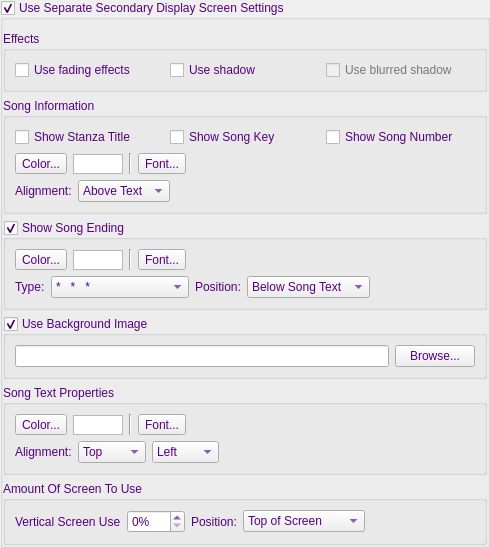
    <widget class="QGroupBox" name="groupBoxDisplay2">
     <property name="palette">
      <palette>
       <active>
        <colorrole role="WindowText">
         <brush brushstyle="SolidPattern">
          <color alpha="255">
           <red>85</red>
           <green>0</green>
           <blue>127</blue>
          </color>
         </brush>
        </colorrole>
        <colorrole role="Text">
         <brush brushstyle="SolidPattern">
          <color alpha="255">
           <red>85</red>
           <green>0</green>
           <blue>127</blue>
          </color>
         </brush>
        </colorrole>
        <colorrole role="ButtonText">
         <brush brushstyle="SolidPattern">
          <color alpha="255">
           <red>85</red>
           <green>0</green>
           <blue>127</blue>
          </color>
         </brush>
        </colorrole>
        <colorrole role="Highlight">
         <brush brushstyle="SolidPattern">
          <color alpha="255">
           <red>170</red>
           <green>85</green>
           <blue>255</blue>
          </color>
         </brush>
        </colorrole>
       </active>
       <inactive>
        <colorrole role="WindowText">
         <brush brushstyle="SolidPattern">
          <color alpha="255">
           <red>85</red>
           <green>0</green>
           <blue>127</blue>
          </color>
         </brush>
        </colorrole>
        <colorrole role="Text">
         <brush brushstyle="SolidPattern">
          <color alpha="255">
           <red>85</red>
           <green>0</green>
           <blue>127</blue>
          </color>
         </brush>
        </colorrole>
        <colorrole role="ButtonText">
         <brush brushstyle="SolidPattern">
          <color alpha="255">
           <red>85</red>
           <green>0</green>
           <blue>127</blue>
          </color>
         </brush>
        </colorrole>
        <colorrole role="Highlight">
         <brush brushstyle="SolidPattern">
          <color alpha="255">
           <red>170</red>
           <green>85</green>
           <blue>255</blue>
          </color>
         </brush>
        </colorrole>
       </inactive>
       <disabled>
        <colorrole role="WindowText">
         <brush brushstyle="SolidPattern">
          <color alpha="255">
           <red>120</red>
           <green>120</green>
           <blue>120</blue>
          </color>
         </brush>
        </colorrole>
        <colorrole role="Text">
         <brush brushstyle="SolidPattern">
          <color alpha="255">
           <red>120</red>
           <green>120</green>
           <blue>120</blue>
          </color>
         </brush>
        </colorrole>
        <colorrole role="ButtonText">
         <brush brushstyle="SolidPattern">
          <color alpha="255">
           <red>120</red>
           <green>120</green>
           <blue>120</blue>
          </color>
         </brush>
        </colorrole>
        <colorrole role="Highlight">
         <brush brushstyle="SolidPattern">
          <color alpha="255">
           <red>51</red>
           <green>153</green>
           <blue>255</blue>
          </color>
         </brush>
        </colorrole>
       </disabled>
      </palette>
     </property>
     <property name="title">
      <string>Use Separate Secondary Display Screen Settings</string>
     </property>
     <property name="flat">
      <bool>true</bool>
     </property>
     <property name="checkable">
      <bool>true</bool>
     </property>
     <layout class="QVBoxLayout" name="verticalLayout_3">
      <property name="leftMargin">
       <number>0</number>
      </property>
      <property name="rightMargin">
       <number>0</number>
      </property>
      <property name="bottomMargin">
       <number>0</number>
      </property>
      <item>
       <widget class="QGroupBox" name="groupBoxEffects2">
        <property name="palette">
         <palette>
          <active>
           <colorrole role="WindowText">
            <brush brushstyle="SolidPattern">
             <color alpha="255">
              <red>85</red>
              <green>0</green>
              <blue>127</blue>
             </color>
            </brush>
           </colorrole>
          </active>
          <inactive>
           <colorrole role="WindowText">
            <brush brushstyle="SolidPattern">
             <color alpha="255">
              <red>85</red>
              <green>0</green>
              <blue>127</blue>
             </color>
            </brush>
           </colorrole>
          </inactive>
          <disabled>
           <colorrole role="WindowText">
            <brush brushstyle="SolidPattern">
             <color alpha="255">
              <red>120</red>
              <green>120</green>
              <blue>120</blue>
             </color>
            </brush>
           </colorrole>
          </disabled>
         </palette>
        </property>
        <property name="title">
         <string>Effects</string>
        </property>
        <layout class="QHBoxLayout" name="horizontalLayout_11">
         <item>
          <widget class="QCheckBox" name="checkBoxUseFading2">
           <property name="toolTip">
            <string>If checked, when switching displayed text, fades the old text out and fades the new text in .</string>
           </property>
           <property name="text">
            <string>Use fading effects</string>
           </property>
          </widget>
         </item>
         <item>
          <widget class="QCheckBox" name="checkBoxUseShadow2">
           <property name="toolTip">
            <string>Useful when using a wallpaper image. Displays a fancy shadow effect.</string>
           </property>
           <property name="text">
            <string>Use shadow</string>
           </property>
          </widget>
         </item>
         <item>
          <widget class="QCheckBox" name="checkBoxUseBlurredShadow2">
           <property name="enabled">
            <bool>false</bool>
           </property>
           <property name="toolTip">
            <string>Useful when using a wallpaper image. Displays a fancy shadow effect.</string>
           </property>
           <property name="text">
            <string>Use blurred shadow</string>
           </property>
          </widget>
         </item>
        </layout>
       </widget>
      </item>
      <item>
       <widget class="QGroupBox" name="groupBoxSongInfo2">
        <property name="palette">
         <palette>
          <active>
           <colorrole role="WindowText">
            <brush brushstyle="SolidPattern">
             <color alpha="255">
              <red>85</red>
              <green>0</green>
              <blue>127</blue>
             </color>
            </brush>
           </colorrole>
          </active>
          <inactive>
           <colorrole role="WindowText">
            <brush brushstyle="SolidPattern">
             <color alpha="255">
              <red>85</red>
              <green>0</green>
              <blue>127</blue>
             </color>
            </brush>
           </colorrole>
          </inactive>
          <disabled>
           <colorrole role="WindowText">
            <brush brushstyle="SolidPattern">
             <color alpha="255">
              <red>120</red>
              <green>120</green>
              <blue>120</blue>
             </color>
            </brush>
           </colorrole>
          </disabled>
         </palette>
        </property>
        <property name="title">
         <string>Song Information</string>
        </property>
        <layout class="QVBoxLayout" name="verticalLayout_2">
         <item>
          <layout class="QHBoxLayout" name="horizontalLayout_9">
           <item>
            <widget class="QCheckBox" name="checkBoxStanzaTitle2">
             <property name="text">
              <string>Show Stanza Title</string>
             </property>
            </widget>
           </item>
           <item>
            <widget class="QCheckBox" name="checkBoxSongKey2">
             <property name="text">
              <string>Show Song Key</string>
             </property>
            </widget>
           </item>
           <item>
            <widget class="QCheckBox" name="checkBoxSongNumber2">
             <property name="text">
              <string>Show Song Number</string>
             </property>
            </widget>
           </item>
          </layout>
         </item>
         <item>
          <layout class="QHBoxLayout" name="horizontalLayout_10">
           <item>
            <widget class="QToolButton" name="toolButtonInfoColor2">
             <property name="text">
              <string>Color...</string>
             </property>
            </widget>
           </item>
           <item>
            <widget class="QGraphicsView" name="graphicViewInfoColor2">
             <property name="sizePolicy">
              <sizepolicy hsizetype="Minimum" vsizetype="Fixed">
               <horstretch>0</horstretch>
               <verstretch>0</verstretch>
              </sizepolicy>
             </property>
             <property name="minimumSize">
              <size>
               <width>50</width>
               <height>20</height>
              </size>
             </property>
             <property name="maximumSize">
              <size>
               <width>50</width>
               <height>19</height>
              </size>
             </property>
            </widget>
           </item>
           <item>
            <widget class="Line" name="line_4">
             <property name="orientation">
              <enum>Qt::Vertical</enum>
             </property>
            </widget>
           </item>
           <item>
            <widget class="QToolButton" name="toolButtonInfoFont2">
             <property name="text">
              <string>Font...</string>
             </property>
            </widget>
           </item>
           <item>
            <widget class="QLabel" name="labelInfoFont2">
             <property name="text">
              <string/>
             </property>
            </widget>
           </item>
          </layout>
         </item>
         <item>
          <layout class="QHBoxLayout" name="horizontalLayout_21">
           <item>
            <widget class="QLabel" name="labelAlingSongInfo2">
             <property name="text">
              <string>Alignment:</string>
             </property>
            </widget>
           </item>
           <item>
            <widget class="QComboBox" name="comboBoxInfoAlign2">
             <item>
              <property name="text">
               <string>Above Text</string>
              </property>
             </item>
             <item>
              <property name="text">
               <string>Below Text</string>
              </property>
             </item>
            </widget>
           </item>
           <item>
            <spacer name="horizontalSpacer_4">
             <property name="orientation">
              <enum>Qt::Horizontal</enum>
             </property>
             <property name="sizeHint" stdset="0">
              <size>
               <width>40</width>
               <height>20</height>
              </size>
             </property>
            </spacer>
           </item>
          </layout>
         </item>
        </layout>
       </widget>
      </item>
      <item>
       <widget class="QGroupBox" name="groupBoxSongEnding2">
        <property name="palette">
         <palette>
          <active>
           <colorrole role="WindowText">
            <brush brushstyle="SolidPattern">
             <color alpha="255">
              <red>85</red>
              <green>0</green>
              <blue>127</blue>
             </color>
            </brush>
           </colorrole>
          </active>
          <inactive>
           <colorrole role="WindowText">
            <brush brushstyle="SolidPattern">
             <color alpha="255">
              <red>85</red>
              <green>0</green>
              <blue>127</blue>
             </color>
            </brush>
           </colorrole>
          </inactive>
          <disabled>
           <colorrole role="WindowText">
            <brush brushstyle="SolidPattern">
             <color alpha="255">
              <red>120</red>
              <green>120</green>
              <blue>120</blue>
             </color>
            </brush>
           </colorrole>
          </disabled>
         </palette>
        </property>
        <property name="title">
         <string>Show Song Ending</string>
        </property>
        <property name="checkable">
         <bool>true</bool>
        </property>
        <layout class="QVBoxLayout" name="verticalLayout_6">
         <item>
          <layout class="QHBoxLayout" name="horizontalLayout_16">
           <item>
            <widget class="QToolButton" name="toolButtonEndingColor2">
             <property name="text">
              <string>Color...</string>
             </property>
            </widget>
           </item>
           <item>
            <widget class="QGraphicsView" name="graphicViewEndingColor2">
             <property name="sizePolicy">
              <sizepolicy hsizetype="Minimum" vsizetype="Fixed">
               <horstretch>0</horstretch>
               <verstretch>0</verstretch>
              </sizepolicy>
             </property>
             <property name="minimumSize">
              <size>
               <width>50</width>
               <height>20</height>
              </size>
             </property>
             <property name="maximumSize">
              <size>
               <width>50</width>
               <height>19</height>
              </size>
             </property>
            </widget>
           </item>
           <item>
            <widget class="Line" name="line_7">
             <property name="orientation">
              <enum>Qt::Vertical</enum>
             </property>
            </widget>
           </item>
           <item>
            <widget class="QToolButton" name="toolButtonEndingFont2">
             <property name="text">
              <string>Font...</string>
             </property>
            </widget>
           </item>
           <item>
            <widget class="QLabel" name="labelEndingFont2">
             <property name="text">
              <string/>
             </property>
            </widget>
           </item>
          </layout>
         </item>
         <item>
          <layout class="QHBoxLayout" name="horizontalLayout_20">
           <item>
            <widget class="QLabel" name="label">
             <property name="text">
              <string>Type:</string>
             </property>
            </widget>
           </item>
           <item>
            <widget class="QComboBox" name="comboBoxEndingType2">
             <property name="sizePolicy">
              <sizepolicy hsizetype="MinimumExpanding" vsizetype="Fixed">
               <horstretch>0</horstretch>
               <verstretch>0</verstretch>
              </sizepolicy>
             </property>
             <item>
              <property name="text">
               <string>*   *   *</string>
              </property>
             </item>
             <item>
              <property name="text">
               <string>-   -   -</string>
              </property>
             </item>
             <item>
              <property name="text">
               <string>°   °   °</string>
              </property>
             </item>
             <item>
              <property name="text">
               <string>•   •   •</string>
              </property>
             </item>
             <item>
              <property name="text">
               <string>●   ●   ●</string>
              </property>
             </item>
             <item>
              <property name="text">
               <string>▪   ▪   ▪</string>
              </property>
             </item>
             <item>
              <property name="text">
               <string>■   ■   ■</string>
              </property>
             </item>
             <item>
              <property name="text">
               <string>Song Copyright Info</string>
              </property>
             </item>
            </widget>
           </item>
           <item>
            <widget class="QLabel" name="labelEndingPosition2">
             <property name="text">
              <string>Position:</string>
             </property>
            </widget>
           </item>
           <item>
            <widget class="QComboBox" name="comboBoxEndingPosition2">
             <item>
              <property name="text">
               <string>Below Song Text</string>
              </property>
             </item>
             <item>
              <property name="text">
               <string>Bottom of Screen</string>
              </property>
             </item>
            </widget>
           </item>
           <item>
            <spacer name="horizontalSpacer_7">
             <property name="orientation">
              <enum>Qt::Horizontal</enum>
             </property>
             <property name="sizeHint" stdset="0">
              <size>
               <width>40</width>
               <height>20</height>
              </size>
             </property>
            </spacer>
           </item>
          </layout>
         </item>
        </layout>
       </widget>
      </item>
      <item>
       <widget class="QGroupBox" name="groupBoxSongBackground2">
        <property name="palette">
         <palette>
          <active>
           <colorrole role="WindowText">
            <brush brushstyle="SolidPattern">
             <color alpha="255">
              <red>85</red>
              <green>0</green>
              <blue>127</blue>
             </color>
            </brush>
           </colorrole>
          </active>
          <inactive>
           <colorrole role="WindowText">
            <brush brushstyle="SolidPattern">
             <color alpha="255">
              <red>85</red>
              <green>0</green>
              <blue>127</blue>
             </color>
            </brush>
           </colorrole>
          </inactive>
          <disabled>
           <colorrole role="WindowText">
            <brush brushstyle="SolidPattern">
             <color alpha="255">
              <red>120</red>
              <green>120</green>
              <blue>120</blue>
             </color>
            </brush>
           </colorrole>
          </disabled>
         </palette>
        </property>
        <property name="title">
         <string>Use Background Image</string>
        </property>
        <property name="checkable">
         <bool>true</bool>
        </property>
        <layout class="QHBoxLayout" name="horizontalLayout_8">
         <item>
          <widget class="QLineEdit" name="lineEditSongBackground2">
           <property name="readOnly">
            <bool>true</bool>
           </property>
          </widget>
         </item>
         <item>
          <widget class="QPushButton" name="buttonSongBackground2">
           <property name="text">
            <string>Browse...</string>
           </property>
          </widget>
         </item>
        </layout>
       </widget>
      </item>
      <item>
       <widget class="QGroupBox" name="groupBoxTextProperties2">
        <property name="palette">
         <palette>
          <active>
           <colorrole role="WindowText">
            <brush brushstyle="SolidPattern">
             <color alpha="255">
              <red>85</red>
              <green>0</green>
              <blue>127</blue>
             </color>
            </brush>
           </colorrole>
          </active>
          <inactive>
           <colorrole role="WindowText">
            <brush brushstyle="SolidPattern">
             <color alpha="255">
              <red>85</red>
              <green>0</green>
              <blue>127</blue>
             </color>
            </brush>
           </colorrole>
          </inactive>
          <disabled>
           <colorrole role="WindowText">
            <brush brushstyle="SolidPattern">
             <color alpha="255">
              <red>120</red>
              <green>120</green>
              <blue>120</blue>
             </color>
            </brush>
           </colorrole>
          </disabled>
         </palette>
        </property>
        <property name="title">
         <string>Song Text Properties</string>
        </property>
        <layout class="QVBoxLayout" name="verticalLayout_7">
         <item>
          <layout class="QHBoxLayout" name="horizontalLayout_7">
           <item>
            <widget class="QToolButton" name="toolButtonColor2">
             <property name="text">
              <string>Color...</string>
             </property>
            </widget>
           </item>
           <item>
            <widget class="QGraphicsView" name="graphicViewTextColor2">
             <property name="sizePolicy">
              <sizepolicy hsizetype="Minimum" vsizetype="Fixed">
               <horstretch>0</horstretch>
               <verstretch>0</verstretch>
              </sizepolicy>
             </property>
             <property name="minimumSize">
              <size>
               <width>50</width>
               <height>20</height>
              </size>
             </property>
             <property name="maximumSize">
              <size>
               <width>50</width>
               <height>19</height>
              </size>
             </property>
            </widget>
           </item>
           <item>
            <widget class="Line" name="line2">
             <property name="orientation">
              <enum>Qt::Vertical</enum>
             </property>
            </widget>
           </item>
           <item>
            <widget class="QToolButton" name="toolButtonFont2">
             <property name="text">
              <string>Font...</string>
             </property>
            </widget>
           </item>
           <item>
            <widget class="QLabel" name="labelFont2">
             <property name="sizePolicy">
              <sizepolicy hsizetype="Minimum" vsizetype="Preferred">
               <horstretch>0</horstretch>
               <verstretch>0</verstretch>
              </sizepolicy>
             </property>
             <property name="wordWrap">
              <bool>true</bool>
             </property>
            </widget>
           </item>
          </layout>
         </item>
         <item>
          <layout class="QHBoxLayout" name="horizontalLayout_17">
           <item>
            <widget class="QLabel" name="labelVertical2">
             <property name="text">
              <string>Alignment:</string>
             </property>
            </widget>
           </item>
           <item>
            <widget class="QComboBox" name="comboBoxVerticalAling2">
             <item>
              <property name="text">
               <string>Top</string>
              </property>
             </item>
             <item>
              <property name="text">
               <string>Middle</string>
              </property>
             </item>
             <item>
              <property name="text">
               <string>Bottom</string>
              </property>
             </item>
            </widget>
           </item>
           <item>
            <widget class="QComboBox" name="comboBoxHorizontalAling2">
             <item>
              <property name="text">
               <string>Left</string>
              </property>
             </item>
             <item>
              <property name="text">
               <string>Center</string>
              </property>
             </item>
             <item>
              <property name="text">
               <string>Right</string>
              </property>
             </item>
            </widget>
           </item>
           <item>
            <spacer name="horizontalSpacer_10">
             <property name="orientation">
              <enum>Qt::Horizontal</enum>
             </property>
             <property name="sizeHint" stdset="0">
              <size>
               <width>59</width>
               <height>20</height>
              </size>
             </property>
            </spacer>
           </item>
          </layout>
         </item>
        </layout>
       </widget>
      </item>
      <item>
       <widget class="QGroupBox" name="groupBoxScreenUse2">
        <property name="palette">
         <palette>
          <active>
           <colorrole role="WindowText">
            <brush brushstyle="SolidPattern">
             <color alpha="255">
              <red>85</red>
              <green>0</green>
              <blue>127</blue>
             </color>
            </brush>
           </colorrole>
          </active>
          <inactive>
           <colorrole role="WindowText">
            <brush brushstyle="SolidPattern">
             <color alpha="255">
              <red>85</red>
              <green>0</green>
              <blue>127</blue>
             </color>
            </brush>
           </colorrole>
          </inactive>
          <disabled>
           <colorrole role="WindowText">
            <brush brushstyle="SolidPattern">
             <color alpha="255">
              <red>120</red>
              <green>120</green>
              <blue>120</blue>
             </color>
            </brush>
           </colorrole>
          </disabled>
         </palette>
        </property>
        <property name="title">
         <string>Amount Of Screen To Use</string>
        </property>
        <layout class="QHBoxLayout" name="horizontalLayout_15">
         <item>
          <widget class="QLabel" name="label_5">
           <property name="text">
            <string>Vertical Screen Use</string>
           </property>
          </widget>
         </item>
         <item>
          <widget class="QSpinBox" name="spinBoxScreenUse2">
           <property name="toolTip">
            <string>Percent of screen to be used.</string>
           </property>
           <property name="suffix">
            <string>%</string>
           </property>
           <property name="maximum">
            <number>100</number>
           </property>
          </widget>
         </item>
         <item>
          <widget class="QLabel" name="label_6">
           <property name="text">
            <string>Position:</string>
           </property>
          </widget>
         </item>
         <item>
          <widget class="QComboBox" name="comboBoxScreenUse2">
           <property name="toolTip">
            <string>Select to use either top portion of the screen or bottom.</string>
           </property>
           <item>
            <property name="text">
             <string>Top of Screen</string>
            </property>
           </item>
           <item>
            <property name="text">
             <string>Bottom of Screen</string>
            </property>
           </item>
          </widget>
         </item>
         <item>
          <spacer name="horizontalSpacer_5">
           <property name="orientation">
            <enum>Qt::Horizontal</enum>
           </property>
           <property name="sizeHint" stdset="0">
            <size>
             <width>110</width>
             <height>20</height>
            </size>
           </property>
          </spacer>
         </item>
        </layout>
       </widget>
      </item>
     </layout>
    </widget>
